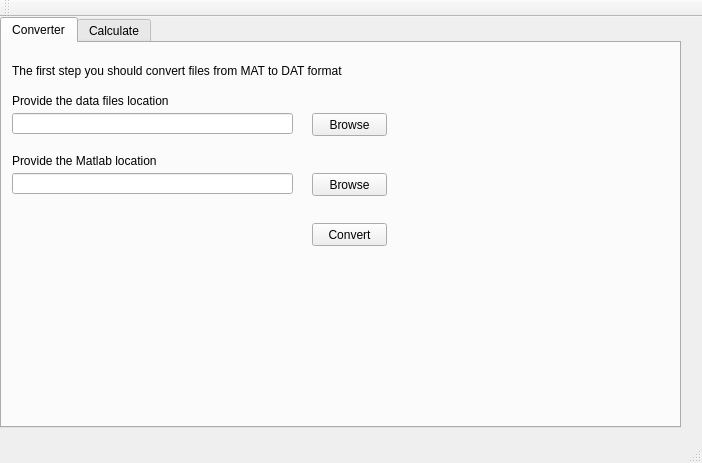
<?xml version="1.0" encoding="UTF-8"?>
<ui version="4.0">
 <class>CMainWindow</class>
 <widget class="QMainWindow" name="CMainWindow">
  <property name="geometry">
   <rect>
    <x>0</x>
    <y>0</y>
    <width>702</width>
    <height>463</height>
   </rect>
  </property>
  <property name="windowTitle">
   <string>CMainWindow</string>
  </property>
  <widget class="QWidget" name="centralWidget">
   <widget class="QTabWidget" name="tabWidget">
    <property name="geometry">
     <rect>
      <x>0</x>
      <y>0</y>
      <width>681</width>
      <height>411</height>
     </rect>
    </property>
    <property name="currentIndex">
     <number>0</number>
    </property>
    <widget class="QWidget" name="tab">
     <attribute name="title">
      <string>Converter</string>
     </attribute>
     <widget class="QLineEdit" name="fileNameEdit">
      <property name="geometry">
       <rect>
        <x>10</x>
        <y>70</y>
        <width>281</width>
        <height>21</height>
       </rect>
      </property>
     </widget>
     <widget class="QPushButton" name="buttonBrowse">
      <property name="geometry">
       <rect>
        <x>310</x>
        <y>70</y>
        <width>75</width>
        <height>23</height>
       </rect>
      </property>
      <property name="text">
       <string>Browse</string>
      </property>
     </widget>
     <widget class="QLabel" name="label">
      <property name="geometry">
       <rect>
        <x>10</x>
        <y>50</y>
        <width>181</width>
        <height>16</height>
       </rect>
      </property>
      <property name="text">
       <string>Provide the data files location</string>
      </property>
     </widget>
     <widget class="QLabel" name="label_2">
      <property name="geometry">
       <rect>
        <x>10</x>
        <y>110</y>
        <width>161</width>
        <height>16</height>
       </rect>
      </property>
      <property name="text">
       <string>Provide the Matlab location</string>
      </property>
     </widget>
     <widget class="QPushButton" name="buttonBrowseMat">
      <property name="geometry">
       <rect>
        <x>310</x>
        <y>130</y>
        <width>75</width>
        <height>23</height>
       </rect>
      </property>
      <property name="text">
       <string>Browse</string>
      </property>
     </widget>
     <widget class="QLineEdit" name="fileNameEditMat">
      <property name="geometry">
       <rect>
        <x>10</x>
        <y>130</y>
        <width>281</width>
        <height>21</height>
       </rect>
      </property>
     </widget>
     <widget class="QPushButton" name="buttonCovert">
      <property name="geometry">
       <rect>
        <x>310</x>
        <y>180</y>
        <width>75</width>
        <height>23</height>
       </rect>
      </property>
      <property name="text">
       <string>Convert</string>
      </property>
     </widget>
     <widget class="QLabel" name="label_3">
      <property name="geometry">
       <rect>
        <x>10</x>
        <y>20</y>
        <width>361</width>
        <height>16</height>
       </rect>
      </property>
      <property name="text">
       <string>The first step you should convert files from MAT to DAT format</string>
      </property>
     </widget>
    </widget>
    <widget class="QWidget" name="tab_2">
     <attribute name="title">
      <string>Calculate</string>
     </attribute>
    </widget>
   </widget>
  </widget>
  <widget class="QMenuBar" name="menuBar">
   <property name="geometry">
    <rect>
     <x>0</x>
     <y>0</y>
     <width>702</width>
     <height>21</height>
    </rect>
   </property>
  </widget>
  <widget class="QToolBar" name="mainToolBar">
   <attribute name="toolBarArea">
    <enum>TopToolBarArea</enum>
   </attribute>
   <attribute name="toolBarBreak">
    <bool>false</bool>
   </attribute>
  </widget>
  <widget class="QStatusBar" name="statusBar"/>
 </widget>
 <layoutdefault spacing="6" margin="11"/>
 <resources/>
 <connections/>
</ui>
